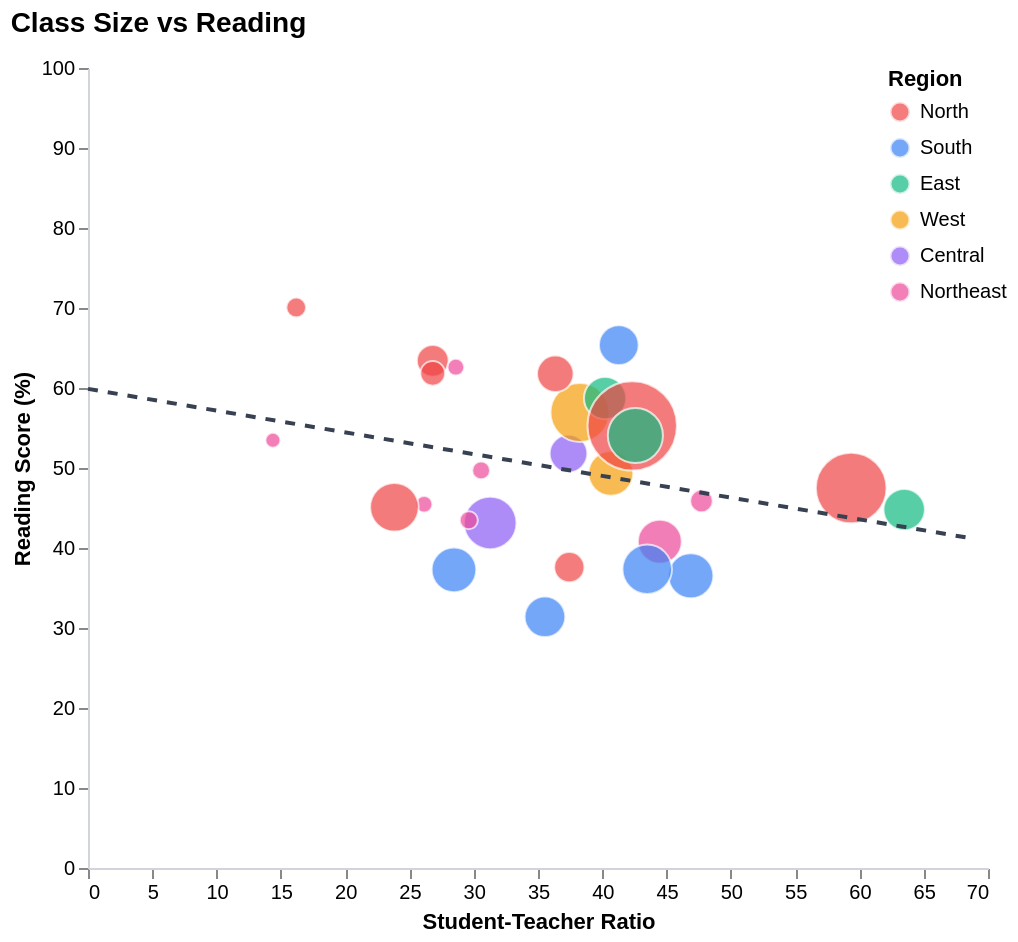

Vega-Lite specification stored for this chart:
### Vega-Lite specification from a JSON file in a GitHub repository (floating-point values rounded to 4 significant figures)
{"config": {"view": {"continuousWidth": 300, "continuousHeight": 300, "strokeWidth": 0}, "axis": {"domainColor": "#d1d5db", "grid": false}}, "layer": [{"data": {"name": "data-55ecd443bb0cab230c679f9ad6c86e3c"}, "mark": {"type": "circle", "opacity": 0.7, "stroke": "white", "strokeWidth": 1}, "encoding": {"color": {"field": "Region", "legend": {"direction": "vertical", "orient": "right", "symbolSize": 100, "title": "Region", "offset": -50}, "scale": {"domain": ["North", "South", "East", "West", "Central", "Northeast"], "range": ["#ef4444", "#3b82f6", "#10b981", "#f59e0b", "#8b5cf6", "#ec4899"]}, "type": "nominal"}, "opacity": {"condition": {"param": "param_7", "value": 0.7}, "value": 0.1}, "size": {"field": "enrollment_millions", "legend": null, "scale": {"range": [50, 2000]}, "type": "quantitative"}, "tooltip": [{"field": "state", "title": "State", "type": "nominal"}, {"field": "student_teacher_ratio", "format": ".1f", "title": "Student-Teacher Ratio", "type": "quantitative"}, {"field": "reading_score", "format": ".1f", "title": "Reading Score (%)", "type": "quantitative"}, {"field": "total_students", "format": ",", "title": "Total Students", "type": "quantitative"}], "x": {"field": "student_teacher_ratio", "scale": {"domain": [0, 68.48]}, "title": "Student-Teacher Ratio", "type": "quantitative"}, "y": {"field": "reading_score", "scale": {"domain": [0, 100]}, "title": "Reading Score (%)", "type": "quantitative"}}, "name": "view_7"}, {"data": {"name": "data-9d12d92d14c5c1a0dc6cb7fc116b3755"}, "mark": {"type": "line", "color": "#374151", "size": 2, "strokeDash": [5, 5]}, "encoding": {"x": {"field": "student_teacher_ratio", "type": "quantitative"}, "y": {"field": "reading_score", "type": "quantitative"}}}], "height": 400, "params": [{"name": "param_7", "select": {"type": "point", "fields": ["Region"]}, "bind": "legend", "views": ["view_7"]}], "title": {"text": "Class Size vs Reading", "fontSize": 14, "anchor": "start", "offset": 10}, "width": 450, "$schema": "https://vega.github.io/schema/vega-lite/v5.20.1.json", "datasets": {"data-55ecd443bb0cab230c679f9ad6c86e3c": [{"state": "Andhra Pradesh", "total_tch": 342721, "total_students": 16068910, "student_teacher_ratio": 46.89, "State": "Andhra Pradesh", "reading_score": 36.53, "math_score": 42.9, "Region": "South", "enrollment_millions": 16.07}, {"state": "Arunachal Pradesh", "total_tch": 25117, "total_students": 656615, "student_teacher_ratio": 26.14, "State": "Arunachal Pradesh", "reading_score": 45.47, "math_score": 39.43, "Region": "Northeast", "enrollment_millions": 0.6566}, {"state": "Assam", "total_tch": 340471, "total_students": 15142490, "student_teacher_ratio": 44.48, "State": "Assam", "reading_score": 40.8, "math_score": 25.03, "Region": "Northeast", "enrollment_millions": 15.14}, {"state": "Bihar", "total_tch": 707516, "total_students": 41997243, "student_teacher_ratio": 59.36, "State": "Bihar", "reading_score": 47.5, "math_score": 45.67, "Region": "North", "enrollment_millions": 42.0}, {"state": "Chhattisgarh", "total_tch": 285248, "total_students": 10660317, "student_teacher_ratio": 37.37, "State": "Chhattisgarh", "reading_score": 51.8, "math_score": 28.57, "Region": "Central", "enrollment_millions": 10.66}, {"state": "Gujarat", "total_tch": 389063, "total_students": 15822125, "student_teacher_ratio": 40.67, "State": "Gujarat", "reading_score": 49.33, "math_score": 21.3, "Region": "West", "enrollment_millions": 15.82}, {"state": "Haryana", "total_tch": 263942, "total_students": 7077644, "student_teacher_ratio": 26.82, "State": "Haryana", "reading_score": 63.4, "math_score": 50.37, "Region": "North", "enrollment_millions": 7.078}, {"state": "Himachal Pradesh", "total_tch": 102825, "total_students": 1665194, "student_teacher_ratio": 16.19, "State": "Himachal Pradesh", "reading_score": 70.07, "math_score": 54.27, "Region": "North", "enrollment_millions": 1.665}, {"state": "Jammu and Kashmir", "total_tch": 166717, "total_students": 6240962, "student_teacher_ratio": 37.43, "State": "Jammu and Kashmir", "reading_score": 37.6, "math_score": 32.43, "Region": "North", "enrollment_millions": 6.241}, {"state": "Jharkhand", "total_tch": 209203, "total_students": 13280523, "student_teacher_ratio": 63.48, "State": "Jharkhand", "reading_score": 44.8, "math_score": 37.67, "Region": "East", "enrollment_millions": 13.28}, {"state": "Karnataka", "total_tch": 452602, "total_students": 19685263, "student_teacher_ratio": 43.49, "State": "Karnataka", "reading_score": 37.33, "math_score": 28.23, "Region": "South", "enrollment_millions": 19.69}, {"state": "Kerala", "total_tch": 292072, "total_students": 12058210, "student_teacher_ratio": 41.29, "State": "Kerala", "reading_score": 65.37, "math_score": 30.7, "Region": "South", "enrollment_millions": 12.06}, {"state": "Madhya Pradesh", "total_tch": 717493, "total_students": 22444915, "student_teacher_ratio": 31.28, "State": "Madhya Pradesh", "reading_score": 43.13, "math_score": 25.77, "Region": "Central", "enrollment_millions": 22.44}, {"state": "Maharashtra", "total_tch": 747501, "total_students": 28599071, "student_teacher_ratio": 38.26, "State": "Maharashtra", "reading_score": 56.93, "math_score": 31.77, "Region": "West", "enrollment_millions": 28.6}, {"state": "Meghalaya", "total_tch": 57002, "total_students": 2719888, "student_teacher_ratio": 47.72, "State": "Meghalaya", "reading_score": 45.87, "math_score": 19.33, "Region": "Northeast", "enrollment_millions": 2.72}, {"state": "Mizoram", "total_tch": 24952, "total_students": 713852, "student_teacher_ratio": 28.61, "State": "Mizoram", "reading_score": 62.6, "math_score": 54.27, "Region": "Northeast", "enrollment_millions": 0.7139}, {"state": "Nagaland", "total_tch": 33131, "total_students": 1013046, "student_teacher_ratio": 30.58, "State": "Nagaland", "reading_score": 49.7, "math_score": 32.9, "Region": "Northeast", "enrollment_millions": 1.013}, {"state": "Odisha", "total_tch": 344116, "total_students": 13839489, "student_teacher_ratio": 40.22, "State": "Odisha", "reading_score": 58.73, "math_score": 39.6, "Region": "East", "enrollment_millions": 13.84}, {"state": "Punjab", "total_tch": 273130, "total_students": 9927377, "student_teacher_ratio": 36.35, "State": "Punjab", "reading_score": 61.77, "math_score": 56.77, "Region": "North", "enrollment_millions": 9.927}, {"state": "Rajasthan", "total_tch": 792265, "total_students": 18880521, "student_teacher_ratio": 23.83, "State": "Rajasthan", "reading_score": 45.1, "math_score": 25.07, "Region": "North", "enrollment_millions": 18.88}, {"state": "Sikkim", "total_tch": 14994, "total_students": 215667, "student_teacher_ratio": 14.38, "State": "Sikkim", "reading_score": 53.47, "math_score": 28.93, "Region": "Northeast", "enrollment_millions": 0.2157}, {"state": "Tamil Nadu", "total_tch": 549850, "total_students": 15650008, "student_teacher_ratio": 28.46, "State": "Tamil Nadu", "reading_score": 37.27, "math_score": 29.5, "Region": "South", "enrollment_millions": 15.65}, {"state": "Telangana", "total_tch": 357911, "total_students": 12720153, "student_teacher_ratio": 35.54, "State": "Telangana", "reading_score": 31.4, "math_score": 32.4, "Region": "South", "enrollment_millions": 12.72}, {"state": "Tripura", "total_tch": 37733, "total_students": 1117574, "student_teacher_ratio": 29.62, "State": "Tripura", "reading_score": 43.47, "math_score": 31.53, "Region": "Northeast", "enrollment_millions": 1.118}, {"state": "Uttar Pradesh", "total_tch": 1615427, "total_students": 68380027, "student_teacher_ratio": 42.33, "State": "Uttar Pradesh", "reading_score": 55.27, "math_score": 45.03, "Region": "North", "enrollment_millions": 68.38}, {"state": "Uttarakhand", "total_tch": 134263, "total_students": 3599643, "student_teacher_ratio": 26.81, "State": "Uttarakhand", "reading_score": 61.83, "math_score": 42.77, "Region": "North", "enrollment_millions": 3.6}, {"state": "West Bengal", "total_tch": 583825, "total_students": 24855325, "student_teacher_ratio": 42.57, "State": "West Bengal", "reading_score": 54.07, "math_score": 36.53, "Region": "East", "enrollment_millions": 24.86}], "data-9d12d92d14c5c1a0dc6cb7fc116b3755": [{"student_teacher_ratio": 0.0, "reading_score": 59.89}, {"student_teacher_ratio": 68.48, "reading_score": 41.27}]}}
